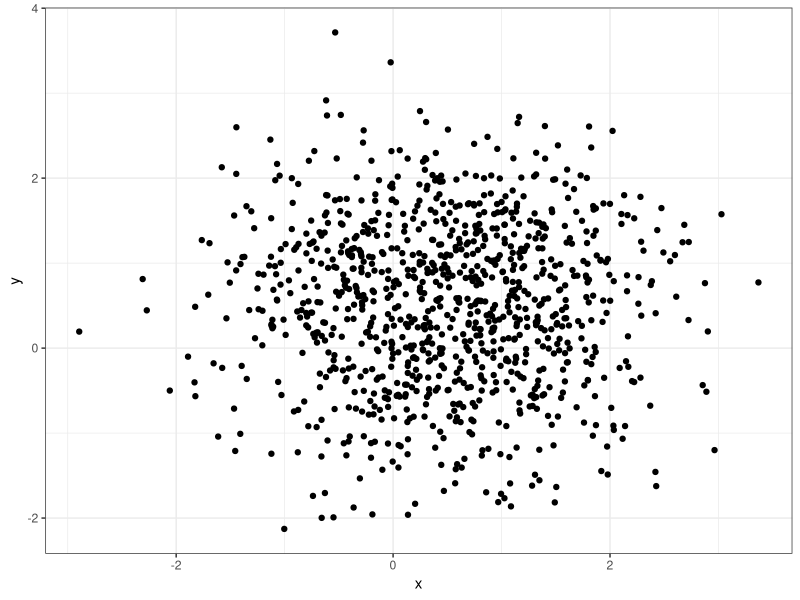

Reproduce this figure in R.
library(ggplot2)
library(RColorBrewer)

#Ejercicio 1

n <- 1000
p <- 0.5
x <- rnorm(n, p)
y <- rnorm(n, p)

df <- data.frame(x=x, y=y)
ggplot(data = df) + 
  geom_point(mapping = aes(x = x, y = y)) +
  theme_bw()
